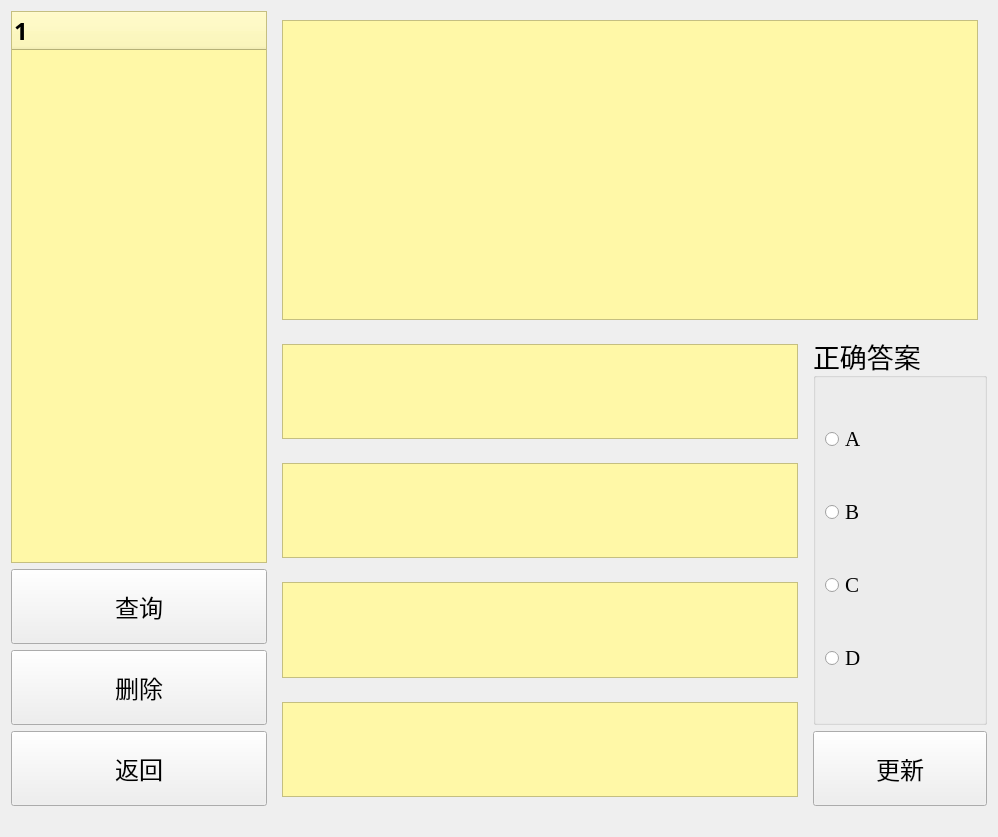
<?xml version="1.0" encoding="UTF-8"?>
<ui version="4.0">
 <class>T_Test</class>
 <widget class="QWidget" name="T_Test">
  <property name="geometry">
   <rect>
    <x>0</x>
    <y>0</y>
    <width>998</width>
    <height>837</height>
   </rect>
  </property>
  <property name="windowTitle">
   <string>Form</string>
  </property>
  <layout class="QGridLayout" name="gridLayout_12">
   <item row="0" column="0" rowspan="2">
    <layout class="QVBoxLayout" name="verticalLayout_3">
     <item>
      <widget class="QTreeWidget" name="treeWidget">
       <property name="font">
        <font>
         <family>宋体</family>
         <pointsize>18</pointsize>
         <weight>75</weight>
         <bold>true</bold>
        </font>
       </property>
       <property name="styleSheet">
        <string notr="true">background-color: rgb(255, 248, 167);</string>
       </property>
       <column>
        <property name="text">
         <string notr="true">1</string>
        </property>
       </column>
      </widget>
     </item>
     <item>
      <widget class="QPushButton" name="pushButton">
       <property name="minimumSize">
        <size>
         <width>0</width>
         <height>75</height>
        </size>
       </property>
       <property name="font">
        <font>
         <family>黑体</family>
         <pointsize>18</pointsize>
        </font>
       </property>
       <property name="cursor">
        <cursorShape>PointingHandCursor</cursorShape>
       </property>
       <property name="styleSheet">
        <string notr="true">border-image: url(:/image/picture/橙色按钮.png);</string>
       </property>
       <property name="text">
        <string>查询</string>
       </property>
      </widget>
     </item>
     <item>
      <widget class="QPushButton" name="pushButton_4">
       <property name="minimumSize">
        <size>
         <width>0</width>
         <height>75</height>
        </size>
       </property>
       <property name="font">
        <font>
         <family>黑体</family>
         <pointsize>18</pointsize>
        </font>
       </property>
       <property name="cursor">
        <cursorShape>PointingHandCursor</cursorShape>
       </property>
       <property name="styleSheet">
        <string notr="true">border-image: url(:/image/picture/橙色按钮.png);</string>
       </property>
       <property name="text">
        <string>删除</string>
       </property>
      </widget>
     </item>
     <item>
      <widget class="QPushButton" name="pushButton_2">
       <property name="minimumSize">
        <size>
         <width>0</width>
         <height>75</height>
        </size>
       </property>
       <property name="font">
        <font>
         <family>黑体</family>
         <pointsize>18</pointsize>
        </font>
       </property>
       <property name="cursor">
        <cursorShape>PointingHandCursor</cursorShape>
       </property>
       <property name="styleSheet">
        <string notr="true">border-image: url(:/image/picture/橙色按钮.png);</string>
       </property>
       <property name="text">
        <string>返回</string>
       </property>
      </widget>
     </item>
    </layout>
   </item>
   <item row="0" column="1" colspan="4">
    <widget class="QStackedWidget" name="stackedWidget">
     <property name="currentIndex">
      <number>0</number>
     </property>
     <widget class="QWidget" name="page_7">
      <layout class="QGridLayout" name="gridLayout_3">
       <item row="0" column="0">
        <widget class="QTextEdit" name="textEdit">
         <property name="minimumSize">
          <size>
           <width>600</width>
           <height>300</height>
          </size>
         </property>
         <property name="font">
          <font>
           <family>Times New Roman</family>
           <pointsize>18</pointsize>
           <weight>50</weight>
           <bold>false</bold>
          </font>
         </property>
         <property name="styleSheet">
          <string notr="true">background-color: rgb(255, 248, 167);</string>
         </property>
        </widget>
       </item>
      </layout>
     </widget>
     <widget class="QWidget" name="page_8">
      <layout class="QGridLayout" name="gridLayout">
       <item row="0" column="0">
        <widget class="QLabel" name="label">
         <property name="text">
          <string>TextLabel</string>
         </property>
        </widget>
       </item>
      </layout>
     </widget>
    </widget>
   </item>
   <item row="1" column="1" colspan="3">
    <layout class="QVBoxLayout" name="verticalLayout">
     <item>
      <widget class="QStackedWidget" name="stackedWidget_2">
       <property name="currentIndex">
        <number>0</number>
       </property>
       <widget class="QWidget" name="page_9">
        <layout class="QGridLayout" name="gridLayout_4">
         <item row="1" column="0">
          <widget class="QTextEdit" name="textEdit_2">
           <property name="font">
            <font>
             <family>Times New Roman</family>
             <pointsize>18</pointsize>
             <weight>50</weight>
             <bold>false</bold>
            </font>
           </property>
           <property name="styleSheet">
            <string notr="true">background-color: rgb(255, 248, 167);</string>
           </property>
          </widget>
         </item>
        </layout>
       </widget>
       <widget class="QWidget" name="page_10">
        <layout class="QGridLayout" name="gridLayout_5">
         <item row="0" column="0">
          <widget class="QLabel" name="label_2">
           <property name="text">
            <string>TextLabel</string>
           </property>
          </widget>
         </item>
        </layout>
       </widget>
      </widget>
     </item>
     <item>
      <widget class="QStackedWidget" name="stackedWidget_3">
       <property name="currentIndex">
        <number>0</number>
       </property>
       <widget class="QWidget" name="page_11">
        <layout class="QGridLayout" name="gridLayout_6">
         <item row="0" column="0">
          <widget class="QTextEdit" name="textEdit_3">
           <property name="font">
            <font>
             <family>Times New Roman</family>
             <pointsize>18</pointsize>
             <weight>50</weight>
             <bold>false</bold>
            </font>
           </property>
           <property name="styleSheet">
            <string notr="true">background-color: rgb(255, 248, 167);</string>
           </property>
          </widget>
         </item>
        </layout>
       </widget>
       <widget class="QWidget" name="page_12">
        <layout class="QGridLayout" name="gridLayout_7">
         <item row="0" column="0">
          <widget class="QLabel" name="label_3">
           <property name="text">
            <string>TextLabel</string>
           </property>
          </widget>
         </item>
        </layout>
       </widget>
      </widget>
     </item>
     <item>
      <widget class="QStackedWidget" name="stackedWidget_4">
       <property name="currentIndex">
        <number>0</number>
       </property>
       <widget class="QWidget" name="page_13">
        <layout class="QGridLayout" name="gridLayout_8">
         <item row="0" column="0">
          <widget class="QTextEdit" name="textEdit_4">
           <property name="font">
            <font>
             <family>Times New Roman</family>
             <pointsize>18</pointsize>
             <weight>50</weight>
             <bold>false</bold>
            </font>
           </property>
           <property name="styleSheet">
            <string notr="true">background-color: rgb(255, 248, 167);</string>
           </property>
          </widget>
         </item>
        </layout>
       </widget>
       <widget class="QWidget" name="page_14">
        <layout class="QGridLayout" name="gridLayout_9">
         <item row="0" column="0">
          <widget class="QLabel" name="label_4">
           <property name="text">
            <string>TextLabel</string>
           </property>
          </widget>
         </item>
        </layout>
       </widget>
      </widget>
     </item>
     <item>
      <widget class="QStackedWidget" name="stackedWidget_5">
       <property name="currentIndex">
        <number>0</number>
       </property>
       <widget class="QWidget" name="page_15">
        <layout class="QGridLayout" name="gridLayout_10">
         <item row="0" column="0">
          <widget class="QTextEdit" name="textEdit_5">
           <property name="font">
            <font>
             <family>Times New Roman</family>
             <pointsize>18</pointsize>
             <weight>50</weight>
             <bold>false</bold>
            </font>
           </property>
           <property name="styleSheet">
            <string notr="true">background-color: rgb(255, 248, 167);</string>
           </property>
          </widget>
         </item>
        </layout>
       </widget>
       <widget class="QWidget" name="page_16">
        <layout class="QGridLayout" name="gridLayout_11">
         <item row="0" column="0">
          <widget class="QLabel" name="label_5">
           <property name="text">
            <string>TextLabel</string>
           </property>
          </widget>
         </item>
        </layout>
       </widget>
      </widget>
     </item>
    </layout>
   </item>
   <item row="1" column="4">
    <layout class="QVBoxLayout" name="verticalLayout_2">
     <item>
      <widget class="QGroupBox" name="groupBox">
       <property name="font">
        <font>
         <family>宋体</family>
         <pointsize>20</pointsize>
         <weight>50</weight>
         <bold>false</bold>
        </font>
       </property>
       <property name="title">
        <string>正确答案</string>
       </property>
       <layout class="QGridLayout" name="gridLayout_2">
        <item row="0" column="0">
         <widget class="QRadioButton" name="radioButton">
          <property name="font">
           <font>
            <family>Times New Roman</family>
            <pointsize>16</pointsize>
            <weight>50</weight>
            <bold>false</bold>
           </font>
          </property>
          <property name="text">
           <string>A</string>
          </property>
         </widget>
        </item>
        <item row="1" column="0">
         <widget class="QRadioButton" name="radioButton_2">
          <property name="font">
           <font>
            <family>Times New Roman</family>
            <pointsize>16</pointsize>
            <weight>50</weight>
            <bold>false</bold>
           </font>
          </property>
          <property name="text">
           <string>B</string>
          </property>
         </widget>
        </item>
        <item row="2" column="0">
         <widget class="QRadioButton" name="radioButton_3">
          <property name="font">
           <font>
            <family>Times New Roman</family>
            <pointsize>16</pointsize>
            <weight>50</weight>
            <bold>false</bold>
           </font>
          </property>
          <property name="text">
           <string>C</string>
          </property>
         </widget>
        </item>
        <item row="3" column="0">
         <widget class="QRadioButton" name="radioButton_4">
          <property name="font">
           <font>
            <family>Times New Roman</family>
            <pointsize>16</pointsize>
            <weight>50</weight>
            <bold>false</bold>
           </font>
          </property>
          <property name="text">
           <string>D</string>
          </property>
         </widget>
        </item>
       </layout>
      </widget>
     </item>
     <item>
      <widget class="QPushButton" name="pushButton_3">
       <property name="minimumSize">
        <size>
         <width>0</width>
         <height>75</height>
        </size>
       </property>
       <property name="font">
        <font>
         <family>黑体</family>
         <pointsize>18</pointsize>
        </font>
       </property>
       <property name="cursor">
        <cursorShape>PointingHandCursor</cursorShape>
       </property>
       <property name="styleSheet">
        <string notr="true">border-image: url(:/image/picture/橙色按钮.png);</string>
       </property>
       <property name="text">
        <string>更新</string>
       </property>
      </widget>
     </item>
    </layout>
   </item>
   <item row="2" column="0">
    <spacer name="horizontalSpacer">
     <property name="orientation">
      <enum>Qt::Horizontal</enum>
     </property>
     <property name="sizeHint" stdset="0">
      <size>
       <width>255</width>
       <height>20</height>
      </size>
     </property>
    </spacer>
   </item>
   <item row="2" column="1">
    <spacer name="horizontalSpacer_2">
     <property name="orientation">
      <enum>Qt::Horizontal</enum>
     </property>
     <property name="sizeHint" stdset="0">
      <size>
       <width>158</width>
       <height>20</height>
      </size>
     </property>
    </spacer>
   </item>
   <item row="2" column="2">
    <spacer name="horizontalSpacer_5">
     <property name="orientation">
      <enum>Qt::Horizontal</enum>
     </property>
     <property name="sizeHint" stdset="0">
      <size>
       <width>157</width>
       <height>20</height>
      </size>
     </property>
    </spacer>
   </item>
   <item row="2" column="3">
    <spacer name="horizontalSpacer_3">
     <property name="orientation">
      <enum>Qt::Horizontal</enum>
     </property>
     <property name="sizeHint" stdset="0">
      <size>
       <width>158</width>
       <height>20</height>
      </size>
     </property>
    </spacer>
   </item>
   <item row="2" column="4">
    <spacer name="horizontalSpacer_4">
     <property name="orientation">
      <enum>Qt::Horizontal</enum>
     </property>
     <property name="sizeHint" stdset="0">
      <size>
       <width>157</width>
       <height>20</height>
      </size>
     </property>
    </spacer>
   </item>
  </layout>
 </widget>
 <resources/>
 <connections/>
</ui>
